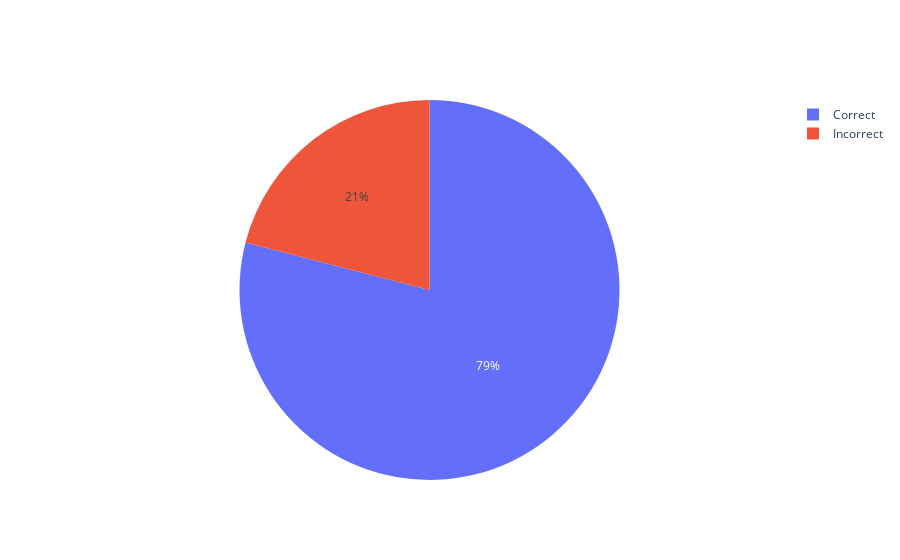

Here is the notebook cell this chart was saved with:
### Code cell
print('Full BERT Model Data Metrics')
import plotly.graph_objects as go

labels = ['Correct','Incorrect']
values = [correct,incorrect]

fig = go.Figure(data=[go.Pie(labels=labels, values=values)])
fig.show()

### Figure 1 — Plotly figure (JSON) as saved in the notebook; plotly's stock layout.template omitted (floating-point values rounded to 4 significant figures)
{"data": [{"labels": ["Correct", "Incorrect"], "type": "pie", "values": [113, 30]}], "layout": {}}
